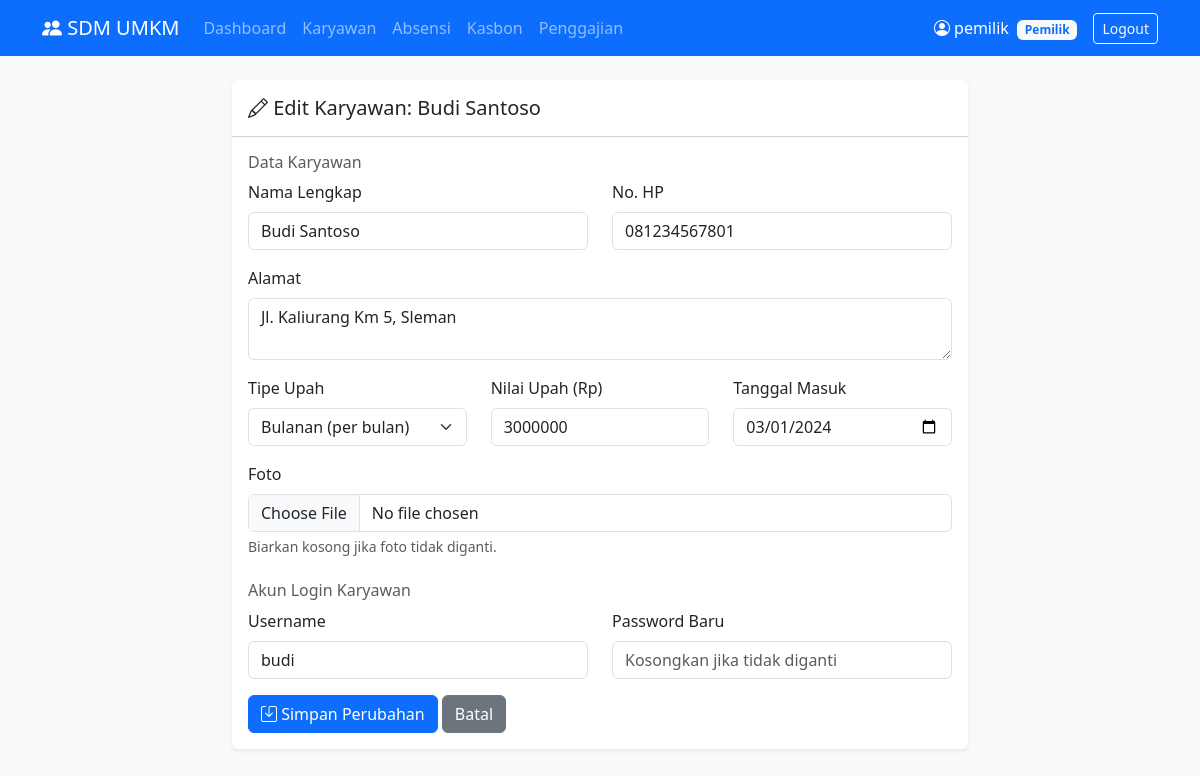
The page /pemilik/editkaryawan.php?id=1 (signed in) on the database its author committed.
### tables this page shows
CREATE TABLE karyawan (
    id_karyawan   INT AUTO_INCREMENT PRIMARY KEY,
    id_user       INT NOT NULL UNIQUE,
    nama          VARCHAR(100) NOT NULL,
    no_hp         VARCHAR(20),
    alamat        TEXT,
    tipe_upah     ENUM('bulanan', 'harian', 'borongan') NOT NULL,
    nilai_upah    DECIMAL(12,2) NOT NULL,           
    foto          VARCHAR(255),
    tanggal_masuk DATE NOT NULL,
    status        ENUM('aktif', 'nonaktif') NOT NULL DEFAULT 'aktif',
    FOREIGN KEY (id_user) REFERENCES users(id_user) ON DELETE CASCADE
);

CREATE TABLE users (
    id_user    INT AUTO_INCREMENT PRIMARY KEY,
    username   VARCHAR(50)  NOT NULL UNIQUE,
    password   VARCHAR(255) NOT NULL,               
    role       ENUM('pemilik', 'karyawan') NOT NULL,
    created_at TIMESTAMP DEFAULT CURRENT_TIMESTAMP
);

### includes/functions.php (called while the page is built, shortened)
<?php
function e($teks)
{
    return htmlspecialchars($teks ?? '', ENT_QUOTES, 'UTF-8');
}

### pemilik/editkaryawan.php (the view, shortened to what this page needs)
<?php
require_once __DIR__ . '/../config/koneksi.php';
$id = (int) ($_GET['id'] ?? 0);
$stmt = mysqli_prepare($conn,
    "SELECT karyawan.*, users.username
     FROM karyawan INNER JOIN users ON karyawan.id_user = users.id_user
     WHERE karyawan.id_karyawan = ?");
mysqli_stmt_bind_param($stmt, "i", $id);
mysqli_stmt_execute($stmt);
$lama = mysqli_fetch_assoc(mysqli_stmt_get_result($stmt));
$data = [
    'nama'          => $lama['nama'],
    'no_hp'         => $lama['no_hp'],
    'alamat'        => $lama['alamat'],
    'tipe_upah'     => $lama['tipe_upah'],
    'nilai_upah'    => $lama['nilai_upah'],
    'tanggal_masuk' => $lama['tanggal_masuk'],
    'username'      => $lama['username'],
];
include __DIR__ . '/../includes/header.php';
?>
<div class="row justify-content-center">
    <div class="col-lg-8">
        <div class="card shadow-sm border-0">
            <div class="card-header bg-white py-3">
                <h5 class="mb-0"><i class="bi bi-pencil"></i> Edit Karyawan: <?= e($lama['nama']) ?></h5>
            </div>
            <div class="card-body">
                <form method="POST" enctype="multipart/form-data">
                    <h6 class="text-muted">Data Karyawan</h6>
                    <div class="row">
                        <div class="col-md-6 mb-3">
                            <label class="form-label">Nama Lengkap</label>
                            <input type="text" name="nama" class="form-control" value="<?= e($data['nama']) ?>" maxlength="100" required>
                        </div>
                        <div class="col-md-6 mb-3">
                            <label class="form-label">No. HP</label>
                            <input type="text" name="no_hp" class="form-control" value="<?= e($data['no_hp']) ?>">
                        </div>
                    </div>
                    <div class="mb-3">
                        <label class="form-label">Alamat</label>
                        <textarea name="alamat" class="form-control" rows="2"><?= e($data['alamat']) ?></textarea>
                    </div>
                    <div class="row">
                        <div class="col-md-4 mb-3">
                            <label class="form-label">Tipe Upah</label>
                            <select name="tipe_upah" class="form-select" required>
                                <?php foreach (['bulanan' => 'Bulanan (per bulan)', 'harian' => 'Harian (per hari hadir)', 'borongan' => 'Borongan (per unit)'] as $val => $label): ?>
                                    <option value="<?= $val ?>" <?= $data['tipe_upah'] == $val ? 'selected' : '' ?>><?= $label ?></option>
                                <?php endforeach; ?>
                            </select>
                        </div>
                        <div class="col-md-4 mb-3">
                            <label class="form-label">Nilai Upah (Rp)</label>
                            <input type="number" name="nilai_upah" class="form-control" value="<?= e((float) $data['nilai_upah']) ?>" min="1" required>
                        </div>
                        <div class="col-md-4 mb-3">
                            <label class="form-label">Tanggal Masuk</label>
                            <input type="date" name="tanggal_masuk" class="form-control" value="<?= e($data['tanggal_masuk']) ?>" required>
                        </div>
                    </div>
                    <div class="mb-4">
                        <label class="form-label">Foto</label>
                        <input type="file" name="foto" class="form-control" accept=".jpg,.jpeg,.png">
                        <div class="form-text">Biarkan kosong jika foto tidak diganti.</div>
                    </div>
                    <h6 class="text-muted">Akun Login Karyawan</h6>
                    <div class="row">
                        <div class="col-md-6 mb-3">
                            <label class="form-label">Username</label>
                            <input type="text" name="username" class="form-control" value="<?= e($data['username']) ?>" required>
                        </div>
                        <div class="col-md-6 mb-3">
                            <label class="form-label">Password Baru</label>
                            <input type="password" name="password" class="form-control" placeholder="Kosongkan jika tidak diganti">
                        </div>
                    </div>
                    <button type="submit" class="btn btn-primary"><i class="bi bi-save"></i> Simpan Perubahan</button>
                    <a href="karyawan.php" class="btn btn-secondary">Batal</a>
                </form>
            </div>
        </div>
    </div>
</div>
<?php include __DIR__ . '/../includes/footer.php'; ?>

### rows shown on the page
karyawan: nama "Budi Santoso", no_hp "081234567801", alamat "Jl. Kaliurang Km 5, Sleman", tipe_upah "Bulanan (per bulan)", nilai_upah "3000000", tanggal_masuk "03/01/2024", username "budi"

### other values the page prints
$_SESSION['nama'] "pemilik"
$role "Pemilik"
